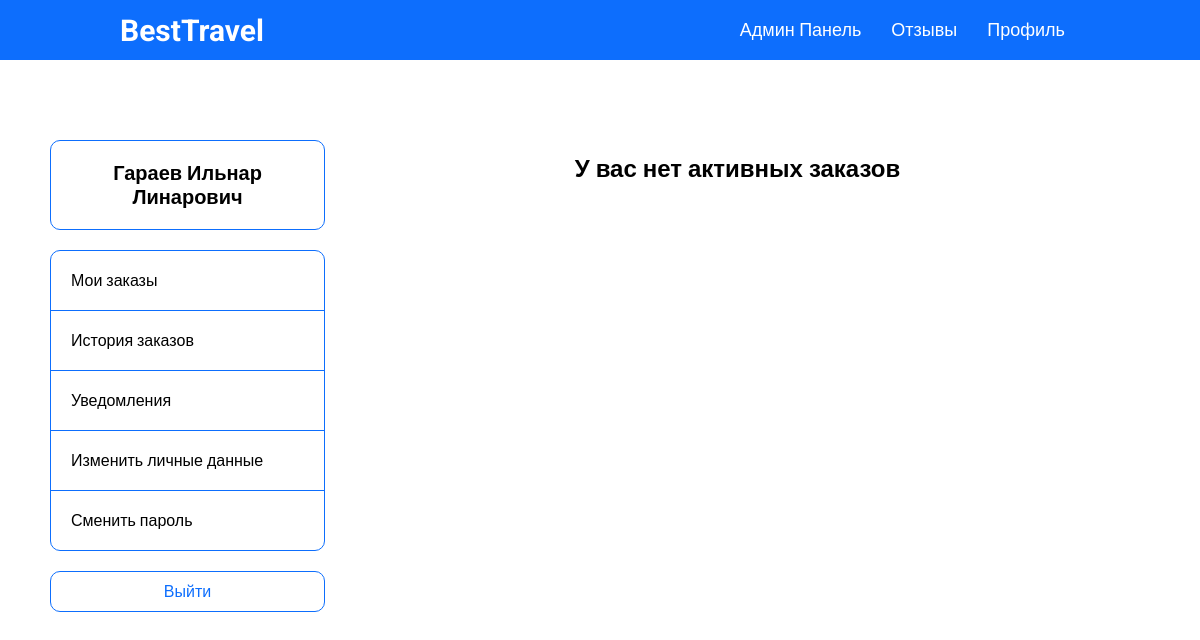
Page /profile-page.php (signed in) on the earlier database version.
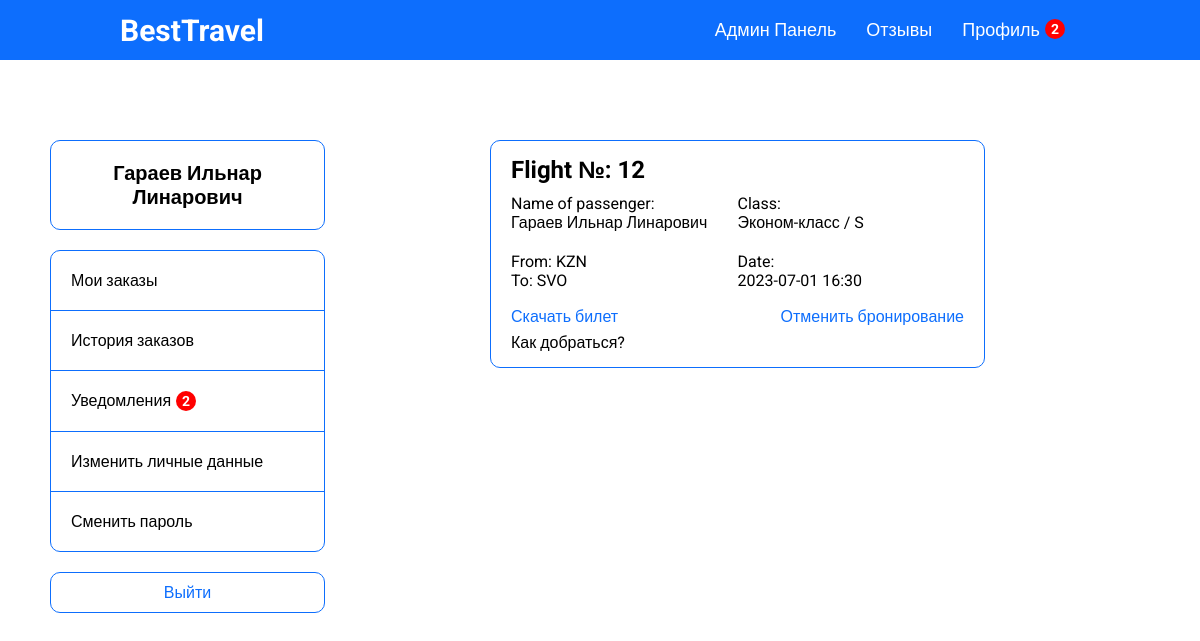
Same page on the later database version.
### tables this page shows
CREATE TABLE `bookings` (
  `book_id` int(11) NOT NULL,
  `flight_id` int(11) NOT NULL,
  `surname` varchar(50) NOT NULL,
  `name` varchar(50) NOT NULL,
  `patronymic` varchar(50) NOT NULL,
  `gender_id` int(11) NOT NULL,
  `birth_date` date NOT NULL,
  `document` varchar(50) NOT NULL,
  `booking_date` timestamp NOT NULL DEFAULT CURRENT_TIMESTAMP,
  `class_id` int(11) NOT NULL,
  `contact_email` varchar(50) NOT NULL,
  `contact_phone` varchar(50) NOT NULL,
  `user_id` int(11) DEFAULT NULL,
  `seat_id` int(11) DEFAULT NULL,
  `total_amount` int(111) NOT NULL
);

CREATE TABLE `classes` (
  `class_id` int(11) NOT NULL,
  `class` varchar(20) NOT NULL,
  `class_code` varchar(10) NOT NULL
);

CREATE TABLE `airports` (
  `airport_id` int(11) NOT NULL,
  `airport_name` varchar(255) NOT NULL,
  `city_id` int(11) NOT NULL,
  `airport_code` varchar(11) NOT NULL
);

CREATE TABLE `flights` (
  `flight_id` int(11) NOT NULL,
  `scheduled_departure` datetime NOT NULL,
  `scheduled_arrival` datetime NOT NULL,
  `departure_airport` int(11) NOT NULL,
  `arrival_airport` int(11) NOT NULL,
  `status_id` int(11) NOT NULL,
  `aircraft_id` int(11) NOT NULL,
  `price` int(11) NOT NULL,
  `actual_departure` datetime DEFAULT NULL,
  `actual_arrival` datetime DEFAULT NULL
);

### database/requests.php (called while the page is built, shortened)
<?php
function getAll($string)
{
    require 'connect.php';
    $data = mysqli_query($connect, $string);
    if (mysqli_num_rows($data) > 0) {
        return mysqli_fetch_all($data, MYSQLI_ASSOC);
    } else {
        return false;
    }
}
class ApiProvider
{
    public function getActiveBookings($user_id)
    {
        return getAll("
        select b.book_id, b.flight_id, b.surname, b.name, b.patronymic,
        from_a.airport_code as from_n, to_a.airport_code as to_n,
        f.scheduled_departure, c.class_code, c.class, st.seat_no from bookings b
        left join flights f on f.flight_id = b.flight_id
        left join airports from_a on from_a.airport_id = f.departure_airport
        left join airports to_a on to_a.airport_id = f.arrival_airport
        left join tickets t on t.book_id = b.book_id
        left join statuses s on s.status_id = f.status_id
        left join classes c on c.class_id = b.class_id
        left join seats st on st.seat_id = b.seat_id
        where b.user_id = '$user_id' and f.status_id = '1';
      ");
    }
    public function getNotifications($user_id)
    {
        return getAll("
            select n.notification_id, n.notification_title, n.notification_desc, n.notification_date, n.flight_id from notifications n
            left join bookings b on b.flight_id = n.flight_id
            where n.flight_id in (select flight_id from bookings where user_id = '$user_id')
            and n.notification_date > b.booking_date
            order by n.notification_date desc;
        ");
    }
}
?>

### functions/methods.php (called while the page is built)
<?php
    class Methods
    {
        public function pagination($array, $max, $page) {
            $max_results = $max;
            $pages = count($array) < $max_results ? 0 : ceil(count($array) / $max_results);
            $offset = $max_results * ($page - 1);
            $items = array_slice($array, $offset, $max_results);
            return ['array' => $items, 'pages' => $pages];
        }
        public function convDate($date) {
            $x = new DateTime($date);
            return $x->format('Y-m-d');
        }
        public function convTime($date) {
            $x = new DateTime($date);
            return $x->format('H:i');
        }
  }
  $mtd = new Methods;
?>

### profile-page.php (the view, shortened to what this page needs)
<?php
  require_once 'database/requests.php';
  require_once 'functions/methods.php';
  $user = $_SESSION['user'];
  $history = $provider->getActiveBookings($user['id']);
  if ($history) {
    $pagination = $mtd->pagination($history, 4, $_GET['page']);
    $history = $pagination['array'];
  }
?>
<!DOCTYPE html>
<html lang="ru">
  <?php require_once 'templates/head.php'; ?>
<body>
  <?php require_once 'templates/header.php'; ?>
  <div class="container">
    <div class="profile">
      <?php require_once 'templates/profile.php'; ?>
      <div class="profile-orders">
      <?php if($history): ?>
          <?php foreach($history as $item): ?>
            <div id='screenscoot' class="profile-ticket padding border border-radius">
              <h2 class='profile-ticket-title'>Flight №: <?= $item['flight_id'] ?> <?= $item['seat_no'] ? '/ Seat:' . ' ' . $item['seat_no'] : '' ?></h2>
              <div class="profile-ticket-info">
                <div class="profile-ticket-info-item">
                  <div class='info-item'>
                    <div>Name of passenger:</div>
                    <div><?= $item['surname'] ?> <?= $item['name'] ?> <?= $item['patronymic'] ?></div>
                  </div>
                  <div class='info-item'>
                    <div>Class:</div>
                    <div class='info-item-class'><?= $item['class'] ?> / <?= $item['class_code'] ?></div>
                  </div>
                </div>
                <div class="profile-ticket-info-item">
                  <div>
                    <p>From: <?= $item['from_n'] ?></p>
                    <p>To: <?= $item['to_n'] ?></p>
                  </div>
                  <div>
                    <p>Date:</p>
                    <p><?= $mtd->convDate($item['scheduled_departure']); ?> <?= $mtd->convTime($item['scheduled_departure']); ?></p>
                  </div>
                </div>
              </div>
              <div class='import-cancel'>
                <button  class='cancel-booking-btn' onclick="toImg()">Скачать билет</button>
                <form action="" method='post'>
                  <button name='cancel' value='<?= $item['book_id'] ?>' class='cancel-booking-btn'>Отменить бронирование</button>
                </form>
              </div>
              <a href="map.html?to=<?= $item['from_n'] ?>" target="_blank" class="btn-map">Как добраться?</a>
            </div>
          <?php endforeach; ?>
      <?php else: ?>
        <h2 class="tac">У вас нет активных заказов</h2>
      <?php endif; ?>
      </div>
    </div>
  </div>
</body>
</html>

### templates/head.php (shortened to what this page needs)
<head>
  <link rel="stylesheet" href="../assets/css/style.css">
</head>

### templates/header.php (shortened to what this page needs)
<header>
    <div class="header df jcsb aic bg">
        <div class="burger">
            <a class="logo" href="/">BestTravel</a>
        </div>
        <div class="menu df">
            <?php if ($_SESSION['user']['role'] == '3'): ?>
                <a href="/admin-users-page.php?page=1">Админ Панель</a>
            <?php endif ?>
            <?php if (!$_SESSION['user']): ?>
                <a href="/reviews-page.php">Отзывы</a>
                <a href="/auth-page.php">Войти</a>
            <?php else: ?>
                <a href="/reviews-page.php">Отзывы</a>
                <a class="df"
                   href="/profile-page.php?page=1">Профиль <?php if ($provider->getNotifications($_SESSION['user']['id'])): ?>
                        <span
                            class="badge"><?= count($provider->getNotifications($_SESSION['user']['id'])) ?></span><?php endif; ?>
                </a>
            <?php endif ?>
        </div>
    </div>
</header>

### templates/profile.php (shortened to what this page needs)
<?php
  require_once 'database/requests.php';
  $user = $_SESSION['user'];
?>
<div class="profile-info">
  <div class="profile-info-title">
    <?= $user['surname'] ?> <?= $user['name'] ?> <?= $user['patronymic'] ?>
  </div>
  <div class="profile-links">
    <a class="profile-link" href="/profile-page.php?page=1">Мои заказы</a>
    <a class="profile-link" href="/history-page.php?page=1">История заказов</a>
    <a class="profile-link df" href="/notifications.php">Уведомления <?php if($provider->getNotifications($_SESSION['user']['id'])): ?><span class="badge"><?= count($provider->getNotifications($_SESSION['user']['id'])) ?></span><?php endif; ?></a>
    <a class="profile-link" href="/update-profile-page.php">Изменить личные данные</a>
    <a class="profile-link" href="/reset-password.php">Сменить пароль</a>
  </div>
  <form action="database/logout.php" method='post'>
    <button class='btn w-full'><a class="logout" href="database/logout.php">Выйти</a></button>
  </form>
</div>

### assets/css/style.css (style rules this page uses)
* { margin: 0; padding: 0; box-sizing: border-box; font-family: 'Roboto', sans-serif; }
html { scroll-behavior: smooth; }
body { overflow-x: hidden; }
.container { max-width: 1600px; margin: 0 auto; }
a { text-decoration: none; color: black; }
h1, h2, h3, h4, h5 { padding: 15px; }
.w-full { width: 100%; }
.padding { padding: 15px 20px; }
.border { border: 1px solid #0d6efd; }
.border-radius { border-radius: 10px; }
.df { display: flex; }
.jcsb { justify-content: space-between; }
.aic { align-items: center; }
.bg { background: #0d6efd; }
.btn { transition: .2s linear; color: #0d6efd; }
button, input, select { background-color: white; padding: 10px 20px; border-radius: 10px; border: 1px solid #0d6efd; font-size: 16px; }
button { cursor: pointer; }
.header { max-width: 100%; height: 60px; padding: 1% 10%; }
.header > .menu > a { padding: 10px 15px; color: #fff; font-size: 18px; border-radius: 10px; transition: linear .2s; }
.logo { font-size: 30px; font-weight: bold; color: #fff; }
.profile { width: 100%; display: flex; flex-wrap: wrap; padding: 30px 0; }
.profile-info { width: 25%; }
.profile-info-title { font-size: 20px; font-weight: bold; border: 1px solid #0d6efd; border-radius: 10px; padding: 20px; text-align: center; }
.profile-links { display: flex; flex-direction: column; border: 1px solid #0d6efd; border-radius: 10px; margin: 20px 0; }
.profile-link { padding: 20px; }
.profile-link:not(:nth-last-child(1)) { border-bottom: 1px solid #0d6efd; }
.profile-orders { width: 75%; display: flex; flex-direction: column; align-items: center; }
.profile-ticket { width: 45%; margin: 0 0 10px 0; }
.profile-ticket-info { display: flex; width: 100%; flex-wrap: wrap; }
.profile-ticket-info-item { display: flex; justify-content: space-between; flex-wrap: wrap; width: 100%; }
.profile-ticket-info-item > div { width: 50%; margin: 10px 0; }
.profile-ticket-title { padding: 0; }
.cancel-booking-btn { border: none; color: #0d6efd; padding: 7px 0; }
.import-cancel { width: 100%; display: flex; justify-content: space-between; align-items: center; }
.logout { color: #0d6efd; transition: linear .2s; }
.badge { display: flex; justify-content: center; align-items: center; background: red; border-radius: 50%; width: 20px; height: 20px; margin-left: 5px; color: white; font-weight: bold; font-size: 14px; }
@media screen and (max-width: 1600px) { .container { padding: 50px; } }
@media screen and (max-width: 1600px) { .profile-ticket { width: 60%; } }
.tac { text-align: center; }

Differences in the rows shown:
added bookings: surname "Гараев", name "Ильнар", patronymic "Линарович", flight "12", class.class "Эконом-класс", class.class_code "S", airports.airport_code "KZN", airports.airport_code "SVO", flight.scheduled_departure "2023-07-01", flight.scheduled_departure "16:30", $item['book_id'] 28 (drawn)
Other differences:
count($provider->getNotifications($_SESSION['user']['id'])): (not shown) → "2"
$user['surname']: "Гараев" → (not shown)
$user['name']: "Ильнар" → (not shown)
$user['patronymic']: "Линарович" → (not shown)
text no longer shown: "У вас нет активных заказов"
